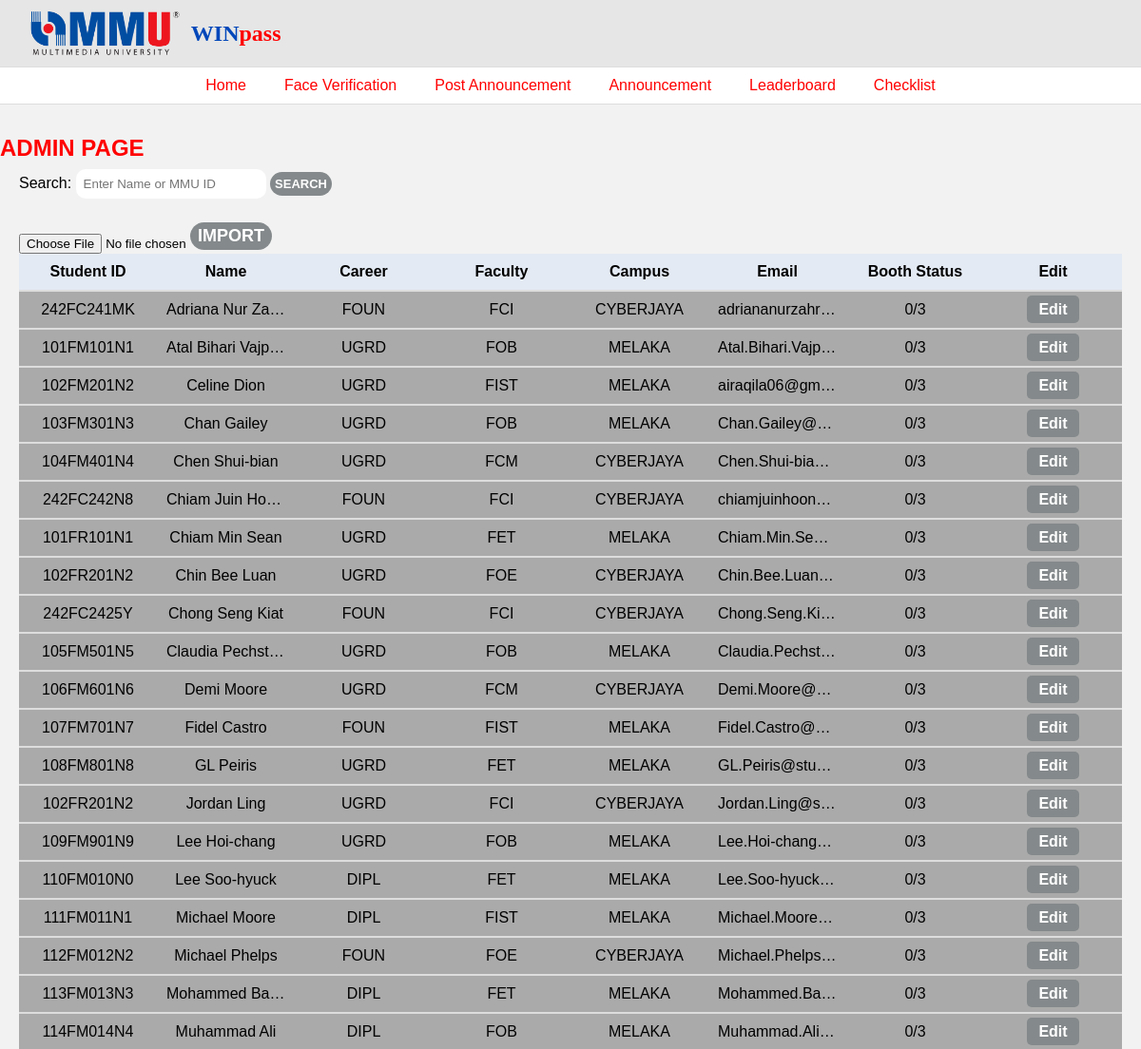
The app's page /Admin-Page (upper part), older data.
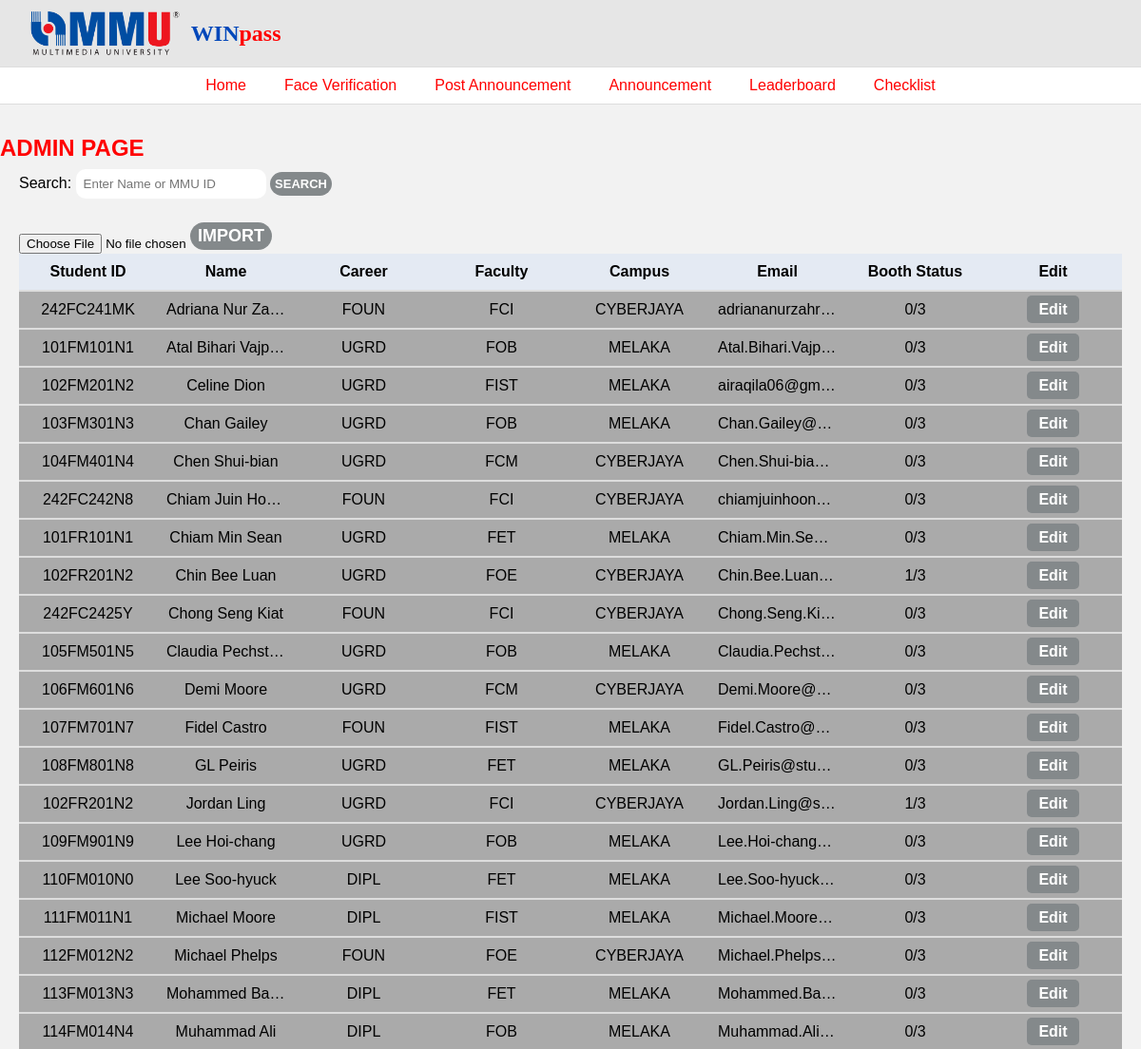
The same page, newer data.
### tables this page shows
CREATE TABLE "user" (
	"id"	INTEGER,
	"name"	TEXT NOT NULL,
	"mmu_id"	TEXT NOT NULL,
	"email"	TEXT NOT NULL,
	"password"	TEXT NOT NULL,
	"hall"	TEXT,
	"career"	TEXT,
	"faculty"	TEXT,
	"campus"	TEXT,
	"face_data"	BLOB,
	"qr_code"	INTEGER,
	"ticket_path"	TEXT,
	"goodies_status"	TEXT DEFAULT 'Pending',
	"badge_status"	TEXT DEFAULT 'Pending',
	"ticket_status"	NUMERIC DEFAULT 'Pending',
	"size"	TEXT,
	"timeslot"	TEXT,
	"nonce"	TEXT,
	PRIMARY KEY("id" AUTOINCREMENT)
);

### app.py (the view)
@app.route('/Admin-Page')
def admin_page():
    search_query = request.args.get('search' , '')
    conn = sqlite3.connect(db_path)
    cursor = conn.cursor()
    if search_query:
        cursor.execute("SELECT mmu_id, name, career, faculty, campus, email, goodies_status, badge_status, ticket_status FROM user WHERE name LIKE ? OR mmu_id LIKE ?", ('%' + search_query + '%', '%' + search_query + '%'))
    else:
        cursor.execute("SELECT mmu_id, name, career, faculty, campus, email, goodies_status, badge_status, ticket_status FROM user")
    students = cursor.fetchall()
    updated_students = []
    for student in students:
        mmu_id, name, career, faculty, campus, email, goodies_status, badge_status, ticket_status = student
        statuses = [goodies_status, badge_status, ticket_status]
        booth_status = f"{statuses.count('collected')}/3"
        updated_students.append((mmu_id, name, career, faculty, campus, email, booth_status))
    conn.close()
    return render_template('admin_page.html', students=updated_students)

### templates/admin_page.html (shortened to what this page needs)
<!DOCTYPE html>
<html lang="en">
<head>
  <link rel="stylesheet" href="{{ url_for('static', filename='style.css') }}">
</head>
<body>
    <header>
     <div class="top-bar">
       <div class="logo-area">
         <img src="{{ url_for('static', filename='img_mmu.png') }}" alt="MMU Logo" class="logo"/>
         <span class="win">WIN<span class="pass">pass</span></span>
       </div>
     </div>
     <nav>
       <ul>
           <li><a href="{{ url_for('admin_landing') }}">Home</a></li>
         <li><a href="{{ url_for('face_verification') }}">Face Verification</a></li>
         <li><a href="{{ url_for('post_announcement') }}">Post Announcement</a></li>
        <li><a href="{{ url_for('announcement_admin') }}">Announcement</a></li>
         <li><a href="{{ url_for('leaderboard') }}">Leaderboard</a></li>
        <li><a href="{{ url_for('register_checklist') }}">Checklist</a></li>
       </ul>
     </nav>
   </header>
   <main>
    <h2>ADMIN PAGE</h2>
    <div class="search-box">
       <form method="GET" action="{{ url_for('admin_page') }}">
         <label for="search">Search:</label>
         <input type="text" name="search" id="search" value="{{ request.args.get('search', '') }}" placeholder="{% if not request.args.get('search') %}Enter Name or MMU ID{% endif %}"/>
         <button class="search-button" type="submit">SEARCH</button>
       </form>
     </div>
      <div class="table-container">
        <form action="{{ url_for('import_csv') }}" method="POST" enctype="multipart/form-data">
          <input type="file" name="csv_file" accept=".csv" required />
          <button class="import-button" type="submit">IMPORT</button>
        </form>
        <table>
          <thead>
            <tr>
             <th>Student ID</th>
             <th>Name</th>
             <th>Career</th>
             <th>Faculty</th>
             <th>Campus</th>
             <th>Email</th>
             <th>Booth Status</th>
             <th>Edit</th>
           </tr>
         </thead>
          <tbody>
          {% for student in students %}
             <tr>
               <td>{{ student[0] }}</td>
               <td>{{ student[1] }}</td>
               <td>{{ student[2] }}</td>
               <td>{{ student[3] }}</td>
               <td>{{ student[4] }}</td>
               <td>{{ student[5] }}</td>
               <td>{{ student[6] }}</td>
               <td> <a href="{{ url_for('edit_student', mmu_id=student[0]) }}" class="btn btn-primary">Edit</a> </td>
              </tr>
          {% endfor %}
            </tbody>
            </table>
      </div>
   </main>
</body>
</html>

### static/style.css (style rules this page uses)
* { margin: 0; padding: 0; box-sizing: border-box; font-family: Arial, sans-serif; }
body { background-color: #f2f2f2; }
.top-bar { background-color: #e6e6e6; display: flex; justify-content: space-between; align-items: center; padding: 10px 30px; }
.logo-area { display: flex; align-items: center; gap: 10px; }
.logo { height: 50px; }
.win { font-family: "Trirong", serif; font-size: 24px; font-weight: bold; color: #0047ba; }
.pass { font-family: "Trirong", serif; color: red; }
nav { background-color: white; border-top: 1px solid #ddd; border-bottom: 1px solid #ddd; }
nav ul { display: flex; justify-content: center; padding: 10px 0; list-style: none; gap: 40px; }
nav a { color: red; text-decoration: none; font-weight: 500; }
.search-box { padding: 0 20px 20px 20px; }
.search-button { padding: 5px 5px; background-color: hsl(195, 3%, 53%); color: white; border: none; border-radius: 15px; font-weight: bolder; cursor: pointer; margin-bottom: 20px; font-size: small; }
input[type="text"] { padding: 8px; border-radius: 10px; border: none; width: 200px; }
.table-container { padding: 0 20px 40px 20px; position: relative; }
table { width: 100%; border-collapse: collapse; background-color: #aaa; color: black; table-layout: fixed; }
th, td { padding: 10px; text-align: center; border-bottom: 2px solid #ddd; overflow: hidden; text-overflow: ellipsis; white-space: nowrap; }
th { background-color: #e4eaf3; font-weight: bold; }
th, td { width: 16.66%; }
h2 { color: red; padding-bottom: 8px; margin-top: 32px; font-weight: bolder; }
a { color: #00bfff; text-decoration: none; }
.btn { padding: 0.4rem 0.8rem; border: none; border-radius: 5px; text-decoration: none; font-weight: bolder; }
.btn-primary { background-color: hsl(195, 3%, 53%); color: white; }

Row changes from the older to the newer data that the page shows:
changed user "Chin Bee Luan": student "0/3" → "1/3"
changed user "Jordan Ling": student "0/3" → "1/3"
